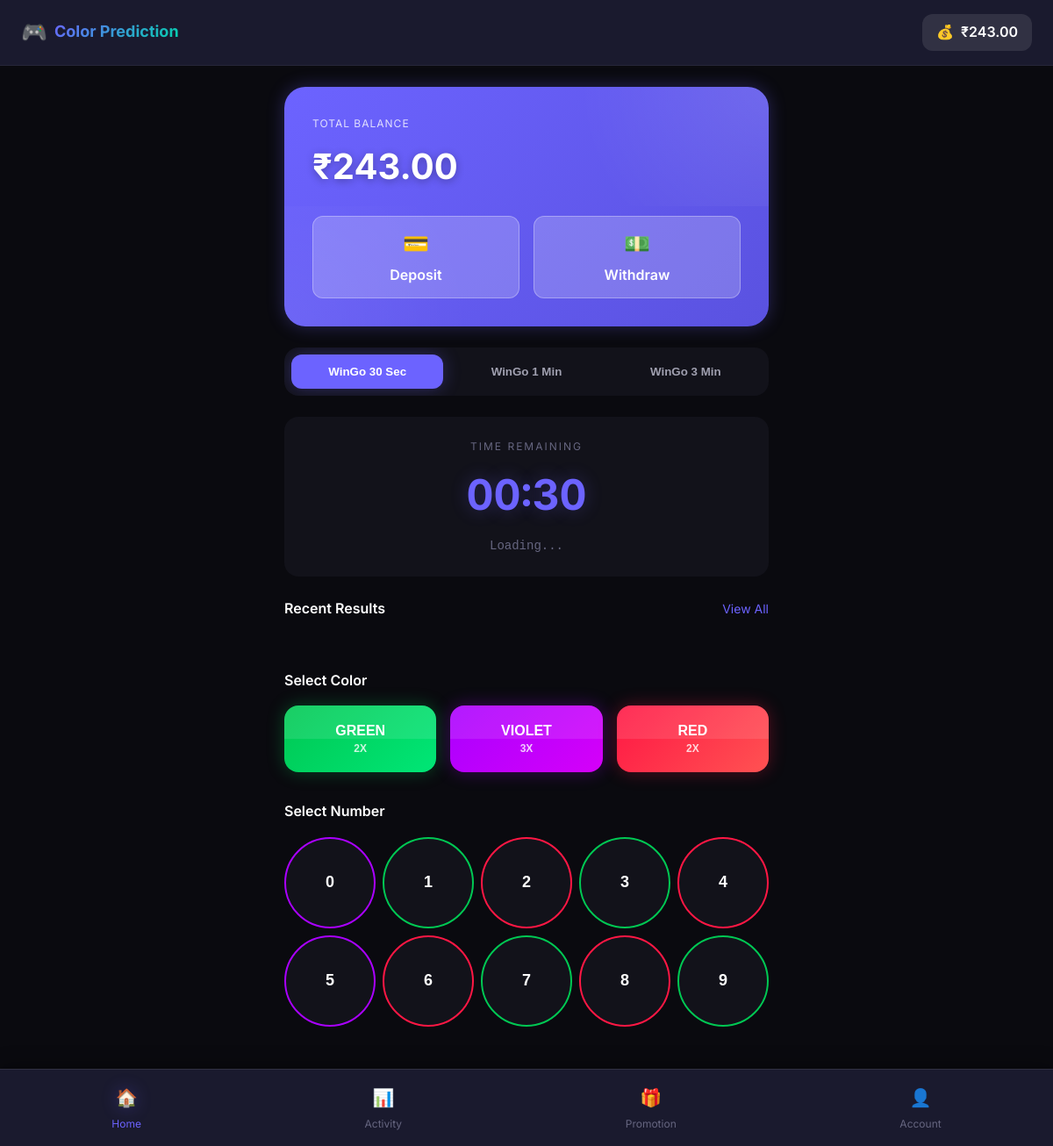
The page /game/home/ (signed in) on the database its author committed.
### wallet/models.py (models this page shows, shortened)
class Wallet(models.Model):
    user = models.OneToOneField(settings.AUTH_USER_MODEL, on_delete=models.CASCADE, related_name='wallet')
    deposit_balance = models.DecimalField(max_digits=12, decimal_places=2, default=Decimal('0.00'))
    winning_balance = models.DecimalField(max_digits=12, decimal_places=2, default=Decimal('0.00'))
    bonus_balance = models.DecimalField(max_digits=12, decimal_places=2, default=Decimal('0.00'))
    created_at = models.DateTimeField(auto_now_add=True)
    updated_at = models.DateTimeField(auto_now=True)
    class Meta:
        verbose_name_plural = 'Wallets'
    def get_total_balance(self):
        return self.deposit_balance + self.winning_balance + self.bonus_balance

### game/models.py (models this page shows, shortened)
class GameRoom(models.Model):
    ROOM_TYPE_CHOICES = [
        ('wingo_30s', 'WinGo 30 Sec'),
        ('wingo_1min', 'WinGo 1 Min'),
        ('wingo_3min', 'WinGo 3 Min'),
    ]
    RESULT_MODE_CHOICES = [
        ('manual', 'Manual (Admin Selects)'),
        ('auto_random', 'Auto Random (Weighted %)'),
        ('smart_profit', 'Least Bet Wins (Platform Profit)'),
        ('pattern', 'Pattern-wise (Rules 1-10)'),
    ]
    PATTERN_CHOICES = [
        ('1', 'Rule 1: ABABAB'),
        ('2', 'Rule 2: AABBAABB'),
        ('3', 'Rule 3: AAABBBAAABBB'),
        ('4', 'Rule 4: AAAABBBBAAAA'),
        ('5', 'Rule 5: ABAAB'),
        ('6', 'Rule 6: AAAAAA'),
        ('7', 'Rule 7: AAB'),
        ('8', 'Rule 8: AAAB'),
        ('9', 'Rule 9: AAABB'),
        ('10', 'Rule 10: ABBAAABBBB'),
    ]
    PATTERN_SEQUENCES = {
        '1':  ['red', 'green', 'red', 'green', 'red', 'green'],
        '2':  ['red', 'red', 'green', 'green', 'red', 'red', 'green', 'green'],
        '3':  ['red', 'red', 'red', 'green', 'green', 'green', 'red', 'red', 'red', 'green', 'green', 'green'],
        '4':  ['red', 'red', 'red', 'red', 'green', 'green', 'green', 'green', 'red', 'red', 'red', 'red'],
        '5':  ['red', 'green', 'red', 'red', 'green'],
        '6':  ['red', 'red', 'red', 'red', 'red', 'red'],
        '7':  ['red', 'red', 'green'],
        '8':  ['red', 'red', 'red', 'green'],
        '9':  ['red', 'red', 'red', 'green', 'green'],
        '10': ['red', 'green', 'green', 'red', 'red', 'red', 'green', 'green', 'green', 'green'],
    }
    name = models.CharField(max_length=50, choices=ROOM_TYPE_CHOICES, unique=True)
    duration_seconds = models.IntegerField()
    is_active = models.BooleanField(default=True)
    result_mode = models.CharField(max_length=20, choices=RESULT_MODE_CHOICES, default='auto_random')
    current_period = models.CharField(max_length=20, blank=True)
    current_game_start = models.DateTimeField(null=True, blank=True)
    preset_period = models.CharField(max_length=20, null=True, blank=True)
    preset_winning_number = models.IntegerField(null=True, blank=True)
    preset_winning_color = models.CharField(max_length=10, null=True, blank=True)
    pattern_rule = models.CharField(max_length=5, choices=[], null=True, blank=True, default='1')
    pattern_state = models.IntegerField(default=0)  # Current position in pattern sequence
    red_pct = models.IntegerField(default=45, help_text='Red % probability (auto_random mode)')
    green_pct = models.IntegerField(default=45, help_text='Green % probability (auto_random mode)')
    violet_pct = models.IntegerField(default=10, help_text='Violet % probability (auto_random mode)')
    created_at = models.DateTimeField(auto_now_add=True)
    updated_at = models.DateTimeField(auto_now=True)
    class Meta:
        verbose_name_plural = 'Game Rooms'

### game/views.py (the view)
# urls.py: path('home/', views.home_view, name='game_home'),
def home_view(request):
    if not request.user.is_authenticated:
        return redirect('login')
    if request.user.is_staff or request.user.is_superuser:
        return redirect('admin_dashboard')
    wallet, created = Wallet.objects.get_or_create(user=request.user)
    game_rooms = GameRoom.objects.filter(is_active=True)
    recent_results = {}
    for room in game_rooms:
        recent_results[room.name] = GameResult.objects.filter(
            room=room
        ).order_by('-created_at')[:10]
    user_bets = Bet.objects.filter(
        user=request.user
    ).order_by('-created_at')[:20]
    context = {
        'wallet': wallet,
        'game_rooms': game_rooms,
        'recent_results': recent_results,
        'user_bets': user_bets,
        'color_multipliers': settings.COLOR_MULTIPLIERS,
        'number_colors': settings.NUMBER_COLORS,
        'min_bet': settings.GAME_SETTINGS['MIN_BET'],
        'max_bet': settings.GAME_SETTINGS['MAX_BET'],
        'quick_amounts': [5, 10, 20, 50, 100, 300, 500, 1000],
    }
    return render(request, 'game/home.html', context)

### core/context_processors.py (called while the page is built)
def site_settings(request):
    return {
        'SITE_NAME': 'Color Prediction',
        'SITE_SETTING': {
            'admin_upi': getattr(settings, 'ADMIN_UPI', 'Not configured'),
            'admin_qr': getattr(settings, 'ADMIN_QR', ''),
        },
        'GAME_SETTINGS': settings.GAME_SETTINGS,
    }

### templates/game/home.html (shortened to what this page needs)
{% extends 'base/base.html' %}
{% load static %}
{% block content %}
<div class="app-container">
    <header class="app-header">
        <div class="header-left">
            <span class="logo-icon">🎮</span>
            <span class="logo-text">Color Prediction</span>
        </div>
        <div class="header-right">
            <a href="{% url 'wallet' %}" class="header-btn">
                <span>💰</span>
                <span class="balance-display" id="header-balance">₹{{ wallet.get_total_balance|default:"0.00" }}</span>
            </a>
        </div>
    </header>
    <main class="main-content">
        <div class="wallet-card">
            <div class="wallet-label">Total Balance</div>
            <div class="wallet-balance" id="card-balance">₹{{ wallet.get_total_balance|default:"0.00" }}</div>
            <div class="wallet-actions">
                <a href="{% url 'recharge' %}" class="wallet-btn" id="deposit-btn"
                   style="position:relative; z-index:500; cursor:pointer;"
                   onclick="window.location.href='{% url 'recharge' %}'; return false;">
                    <span class="wallet-btn-icon">💳</span>
                    <span>Deposit</span>
                </a>
                <a href="{% url 'withdraw' %}" class="wallet-btn" id="withdraw-btn"
                   style="position:relative; z-index:500; cursor:pointer;">
                    <span class="wallet-btn-icon">💵</span>
                    <span>Withdraw</span>
                </a>
            </div>
        </div>
        <div class="game-tabs">
            {% for room in game_rooms %}
            <button class="game-tab {% if forloop.first %}active{% endif %}" data-room="{{ room.name }}">
                {{ room.get_name_display }}
            </button>
            {% endfor %}
        </div>
        <div class="timer-display">
            <div class="timer-label">Time Remaining</div>
            <div class="timer-value" id="timer">00:30</div>
            <div class="game-id" id="game-id">Loading...</div>
        </div>
        <div class="recent-results">
            <div class="section-header">
                <span class="section-title">Recent Results</span>
                <a href="{% url 'game_history' %}" class="view-all">View All</a>
            </div>
            <div class="result-balls" id="result-balls">
            </div>
        </div>
        <div class="betting-section">
            <div class="section-header">
                <span class="section-title">Select Color</span>
            </div>
            <div class="color-buttons">
                <button class="color-btn green" data-color="green" onclick="openBetModal('color', 'green')">
                    Green
                    <span class="multiplier">2x</span>
                </button>
                <button class="color-btn violet" data-color="violet" onclick="openBetModal('color', 'violet')">
                    Violet
                    <span class="multiplier">3x</span>
                </button>
                <button class="color-btn red" data-color="red" onclick="openBetModal('color', 'red')">
                    Red
                    <span class="multiplier">2x</span>
                </button>
            </div>
        </div>
        <div class="betting-section">
            <div class="section-header">
                <span class="section-title">Select Number</span>
            </div>
            <div class="number-buttons">
                <button class="number-btn violet-num" data-number="0" onclick="openBetModal('number', '0')">0</button>
                <button class="number-btn green-num" data-number="1" onclick="openBetModal('number', '1')">1</button>
                <button class="number-btn red-num" data-number="2" onclick="openBetModal('number', '2')">2</button>
                <button class="number-btn green-num" data-number="3" onclick="openBetModal('number', '3')">3</button>
                <button class="number-btn red-num" data-number="4" onclick="openBetModal('number', '4')">4</button>
                <button class="number-btn violet-num" data-number="5" onclick="openBetModal('number', '5')">5</button>
                <button class="number-btn red-num" data-number="6" onclick="openBetModal('number', '6')">6</button>
                <button class="number-btn green-num" data-number="7" onclick="openBetModal('number', '7')">7</button>
                <button class="number-btn red-num" data-number="8" onclick="openBetModal('number', '8')">8</button>
                <button class="number-btn green-num" data-number="9" onclick="openBetModal('number', '9')">9</button>
            </div>
        </div>
    </main>
    <nav class="bottom-nav">
        <a href="{% url 'game_home' %}" class="nav-item active">
            <span class="nav-icon">🏠</span>
            <span>Home</span>
        </a>
        <a href="{% url 'my_bets' %}" class="nav-item">
            <span class="nav-icon">📊</span>
            <span>Activity</span>
        </a>
        <a href="{% url 'referral_dashboard' %}" class="nav-item">
            <span class="nav-icon">🎁</span>
            <span>Promotion</span>
        </a>
        <a href="{% url 'wallet' %}" class="nav-item">
            <span class="nav-icon">👤</span>
            <span>Account</span>
        </a>
    </nav>
</div>
{% endblock %}

### templates/base/base.html (style rules this page uses)
body { font-family: 'Inter', sans-serif; }

### rows shown on the page
Wallet: get_total_balance "243.00"
GameRoom: name "WinGo 30 Sec"
GameRoom: name "WinGo 1 Min"
GameRoom: name "WinGo 3 Min"
